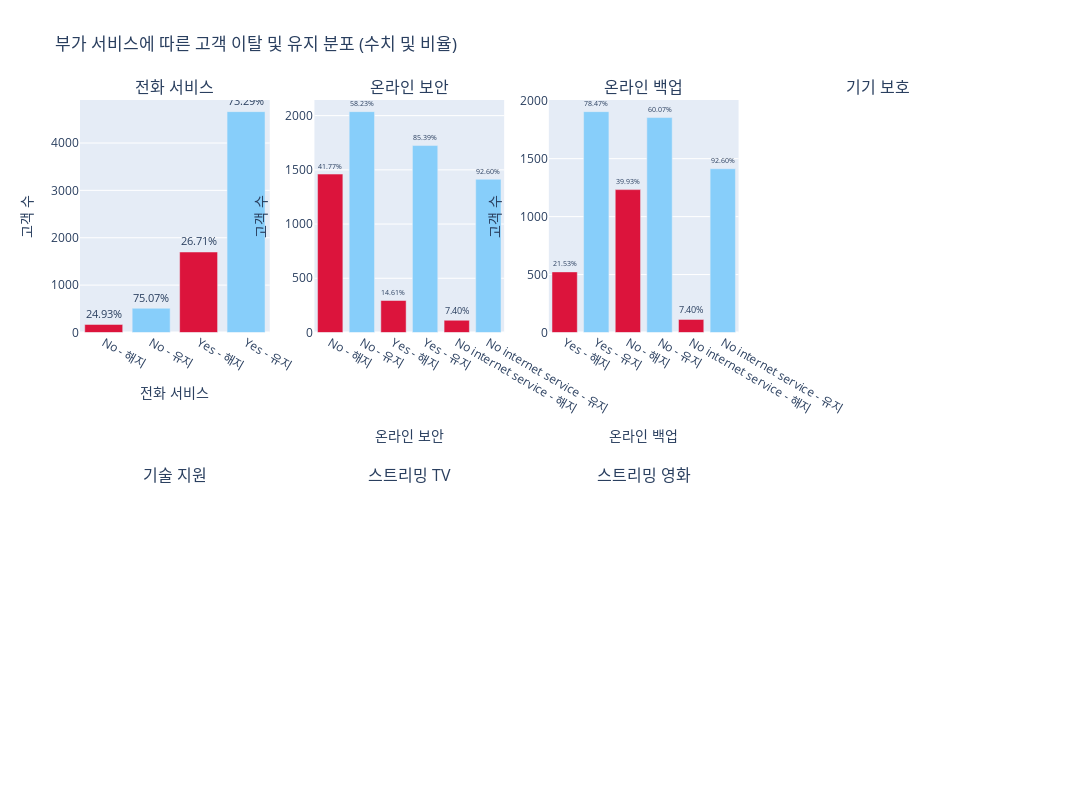

This figure's notebook cell:
### Markdown cell above
| PhoneService      | object  | 전화 서비스 가입 여부 |
| OnlineSecurity    | object  | 온라인 보안 서비스 가입 여부 |
| OnlineBackup      | object  | 온라인 백업 서비스 가입 여부 |
| DeviceProtection  | object  | 기기 보호 서비스 가입 여부 |
| TechSupport       | object  | 기술 지원 서비스 가입 여부 |
| StreamingTV       | object  | TV 스트리밍 서비스 가입 여부 |
| StreamingMovies   | object  | 영화 스트리밍 서비스 가입 여부 |

### Code cell
# 전화, 온라인 보안, 온라인 백업, 기기 보호, 기술지원, 스트리밍 TV, 스트리밍 영화 7개 필드를 churn 여부에 따라 분포를 2x4로 그래프로 표현
fig = make_subplots(rows=2, cols=4, subplot_titles=("전화 서비스", "온라인 보안", "온라인 백업", "기기 보호", "기술 지원", "스트리밍 TV", "스트리밍 영화"))

fields = ['PhoneService'
          , 'OnlineSecurity'
          , 'OnlineBackup'
          , 'DeviceProtection'
          , 'TechSupport'
          , 'StreamingTV'
          , 'StreamingMovies'
          ]
titles = ['전화 서비스'
          , '온라인 보안'
          , '온라인 백업'
          , '기기 보호'
          , '기술 지원'
          , '스트리밍 TV'
          , '스트리밍 영화']

for i, field in enumerate(fields):
    for value in df[field].unique():
        filtered_df = df[df[field] == value]
        churn_yes = filtered_df[filtered_df['Churn'] == 'Yes']
        churn_no = filtered_df[filtered_df['Churn'] == 'No']
        total = len(churn_yes) + len(churn_no)
        yes_percentage = (len(churn_yes) / total) * 100
        no_percentage = (len(churn_no) / total) * 100
        fig.add_trace(go.Bar(x=[f'{value} - 해지'], y=[len(churn_yes)], name='해지', marker_color='crimson', text=f'{yes_percentage:.2f}%'), row=(i//4)+1, col=(i%4)+1)
        fig.add_trace(go.Bar(x=[f'{value} - 유지'], y=[len(churn_no)], name='유지', marker_color='lightskyblue', text=f'{no_percentage:.2f}%'), row=(i//4)+1, col=(i%4)+1)
    fig.update_xaxes(title_text=titles[i], row=(i//4)+1, col=(i%4)+1)
    fig.update_yaxes(title_text="고객 수", row=(i//4)+1, col=(i%4)+1)
fig.update_traces(textposition='outside')
fig.update_layout(barmode='group', title_text='부가 서비스에 따른 고객 이탈 및 유지 분포 (수치 및 비율)', height=800, width=1500, showlegend=False)

fig.show()

### Figure 1 — Plotly figure (JSON) as saved in the notebook; plotly's stock layout.template omitted (floating-point values rounded to 4 significant figures)
{"data": [{"marker": {"color": "crimson"}, "name": "해지", "text": "24.93%", "textposition": "outside", "type": "bar", "x": ["No - 해지"], "xaxis": "x", "y": [170], "yaxis": "y"}, {"marker": {"color": "lightskyblue"}, "name": "유지", "text": "75.07%", "textposition": "outside", "type": "bar", "x": ["No - 유지"], "xaxis": "x", "y": [512], "yaxis": "y"}, {"marker": {"color": "crimson"}, "name": "해지", "text": "26.71%", "textposition": "outside", "type": "bar", "x": ["Yes - 해지"], "xaxis": "x", "y": [1699], "yaxis": "y"}, {"marker": {"color": "lightskyblue"}, "name": "유지", "text": "73.29%", "textposition": "outside", "type": "bar", "x": ["Yes - 유지"], "xaxis": "x", "y": [4662], "yaxis": "y"}, {"marker": {"color": "crimson"}, "name": "해지", "text": "41.77%", "textposition": "outside", "type": "bar", "x": ["No - 해지"], "xaxis": "x2", "y": [1461], "yaxis": "y2"}, {"marker": {"color": "lightskyblue"}, "name": "유지", "text": "58.23%", "textposition": "outside", "type": "bar", "x": ["No - 유지"], "xaxis": "x2", "y": [2037], "yaxis": "y2"}, {"marker": {"color": "crimson"}, "name": "해지", "text": "14.61%", "textposition": "outside", "type": "bar", "x": ["Yes - 해지"], "xaxis": "x2", "y": [295], "yaxis": "y2"}, {"marker": {"color": "lightskyblue"}, "name": "유지", "text": "85.39%", "textposition": "outside", "type": "bar", "x": ["Yes - 유지"], "xaxis": "x2", "y": [1724], "yaxis": "y2"}, {"marker": {"color": "crimson"}, "name": "해지", "text": "7.40%", "textposition": "outside", "type": "bar", "x": ["No internet service - 해지"], "xaxis": "x2", "y": [113], "yaxis": "y2"}, {"marker": {"color": "lightskyblue"}, "name": "유지", "text": "92.60%", "textposition": "outside", "type": "bar", "x": ["No internet service - 유지"], "xaxis": "x2", "y": [1413], "yaxis": "y2"}, {"marker": {"color": "crimson"}, "name": "해지", "text": "21.53%", "textposition": "outside", "type": "bar", "x": ["Yes - 해지"], "xaxis": "x3", "y": [523], "yaxis": "y3"}, {"marker": {"color": "lightskyblue"}, "name": "유지", "text": "78.47%", "textposition": "outside", "type": "bar", "x": ["Yes - 유지"], "xaxis": "x3", "y": [1906], "yaxis": "y3"}, {"marker": {"color": "crimson"}, "name": "해지", "text": "39.93%", "textposition": "outside", "type": "bar", "x": ["No - 해지"], "xaxis": "x3", "y": [1233], "yaxis": "y3"}, {"marker": {"color": "lightskyblue"}, "name": "유지", "text": "60.07%", "textposition": "outside", "type": "bar", "x": ["No - 유지"], "xaxis": "x3", "y": [1855], "yaxis": "y3"}, {"marker": {"color": "crimson"}, "name": "해지", "text": "7.40%", "textposition": "outside", "type": "bar", "x": ["No internet service - 해지"], "xaxis": "x3", "y": [113], "yaxis": "y3"}, {"marker": {"color": "lightskyblue"}, "name": "유지", "text": "92.60%", "textposition": "outside", "type": "bar", "x": ["No internet service - 유지"], "xaxis": "x3", "y": [1413], "yaxis": "y3"}], "layout": {"annotations": [{"font": {"size": 16}, "showarrow": false, "text": "전화 서비스", "x": 0.1062, "xanchor": "center", "xref": "paper", "y": 1, "yanchor": "bottom", "yref": "paper"}, {"font": {"size": 16}, "showarrow": false, "text": "온라인 보안", "x": 0.3688, "xanchor": "center", "xref": "paper", "y": 1, "yanchor": "bottom", "yref": "paper"}, {"font": {"size": 16}, "showarrow": false, "text": "온라인 백업", "x": 0.6313, "xanchor": "center", "xref": "paper", "y": 1, "yanchor": "bottom", "yref": "paper"}, {"font": {"size": 16}, "showarrow": false, "text": "기기 보호", "x": 0.8938, "xanchor": "center", "xref": "paper", "y": 1, "yanchor": "bottom", "yref": "paper"}, {"font": {"size": 16}, "showarrow": false, "text": "기술 지원", "x": 0.1062, "xanchor": "center", "xref": "paper", "y": 0.375, "yanchor": "bottom", "yref": "paper"}, {"font": {"size": 16}, "showarrow": false, "text": "스트리밍 TV", "x": 0.3688, "xanchor": "center", "xref": "paper", "y": 0.375, "yanchor": "bottom", "yref": "paper"}, {"font": {"size": 16}, "showarrow": false, "text": "스트리밍 영화", "x": 0.6313, "xanchor": "center", "xref": "paper", "y": 0.375, "yanchor": "bottom", "yref": "paper"}], "barmode": "group", "height": 800, "showlegend": false, "title": {"text": "부가 서비스에 따른 고객 이탈 및 유지 분포 (수치 및 비율)"}, "width": 1500, "xaxis": {"anchor": "y", "domain": [0, 0.2125], "title": {"text": "전화 서비스"}}, "xaxis2": {"anchor": "y2", "domain": [0.2625, 0.475], "title": {"text": "온라인 보안"}}, "xaxis3": {"anchor": "y3", "domain": [0.525, 0.7375], "title": {"text": "온라인 백업"}}, "xaxis4": {"anchor": "y4", "domain": [0.7875, 1]}, "xaxis5": {"anchor": "y5", "domain": [0, 0.2125]}, "xaxis6": {"anchor": "y6", "domain": [0.2625, 0.475]}, "xaxis7": {"anchor": "y7", "domain": [0.525, 0.7375]}, "xaxis8": {"anchor": "y8", "domain": [0.7875, 1]}, "yaxis": {"anchor": "x", "domain": [0.625, 1], "title": {"text": "고객 수"}}, "yaxis2": {"anchor": "x2", "domain": [0.625, 1], "title": {"text": "고객 수"}}, "yaxis3": {"anchor": "x3", "domain": [0.625, 1], "title": {"text": "고객 수"}}, "yaxis4": {"anchor": "x4", "domain": [0.625, 1]}, "yaxis5": {"anchor": "x5", "domain": [0, 0.375]}, "yaxis6": {"anchor": "x6", "domain": [0, 0.375]}, "yaxis7": {"anchor": "x7", "domain": [0, 0.375]}, "yaxis8": {"anchor": "x8", "domain": [0, 0.375]}}}
